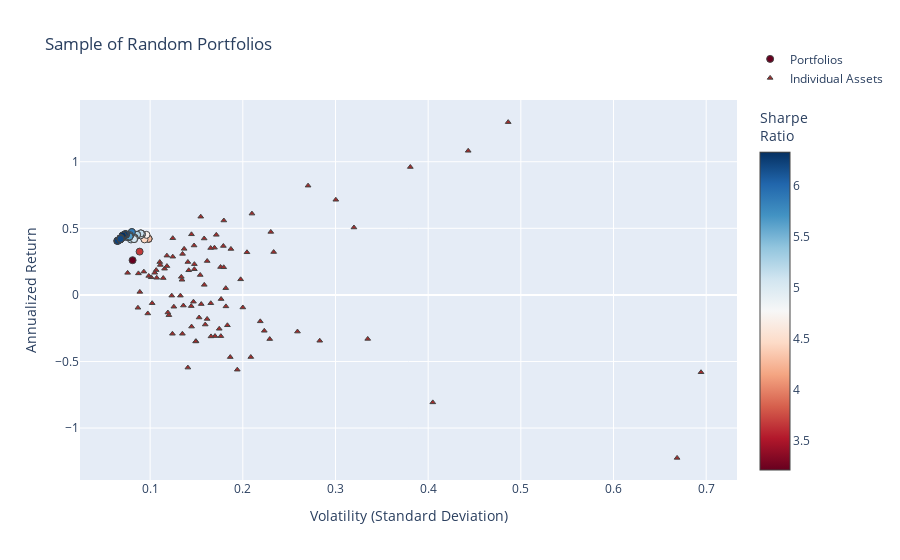

Notebook code for this chart:
### Code cell
fig = go.Figure()

fig.add_trace(go.Scatter(
    x=[p["variance"]**0.5 for p in total_portfolios],  # Convert variance to volatility
    y=[p["return"] for p in total_portfolios],
    mode='markers',
    marker=dict(
        color=[p["sharpe"] for p in total_portfolios],  # Sharpe Ratio
        showscale=True,
        size=7,
        line=dict(width=1),
        colorscale="RdBu",
        colorbar=dict(title="Sharpe<br>Ratio")
    ),
    hoverinfo='text',
    text=[
        f"Return: {p['return']:.3%}<br>Volatility: {p['variance']**0.5:.3f}<br>" +
        f"Sharpe Ratio: {p['return'] / (p['variance']**0.5):.3f}<br>" +
        "<br>".join([f"{p['tickers'][i]}: Weight={p['weights'][i]:.3f}" for i in range(len(p['tickers']))])
        for p in total_portfolios
    ],
    name="Portfolios"
))

fig.add_trace(go.Scatter(
    x=volatility,
    y=annualized_returns,
    mode='markers',
    hoverinfo='text',
    hovertext=[
        f"{name} <br>Volatility: {vol:.3f} <br>Returns: {ret:.3%} <br>Sharpe Ratio: {sr:.3f}"
        for name, vol, ret, sr in zip(names, volatility, annualized_returns, sharpe_ratios)
    ],
    marker=dict(
        color='brown',
        size=5,
        symbol='triangle-up',  # Sets the marker shape to a triangle
        line=dict(width=1)
    ),
    name="Individual Assets"
))

fig.update_layout(
    title='Sample of Random Portfolios',
    xaxis_title='Volatility (Standard Deviation)',
    yaxis_title='Annualized Return',
    legend=dict(y=5
    )
)


fig.show()

### Figure 1 — Plotly figure (JSON) as saved in the notebook; plotly's stock layout.template omitted (floating-point values rounded to 4 significant figures; data arrays with more than 128 entries replaced by an {"elided": "..."} marker saying what was removed)
{"data": [{"hoverinfo": "text", "marker": {"color": {"elided": "133 float values"}, "colorbar": {"title": {"text": "Sharpe<br>Ratio"}}, "colorscale": [[0, "rgb(103,0,31)"], [0.1, "rgb(178,24,43)"], [0.2, "rgb(214,96,77)"], [0.3, "rgb(244,165,130)"], [0.4, "rgb(253,219,199)"], [0.5, "rgb(247,247,247)"], [0.6, "rgb(209,229,240)"], [0.7, "rgb(146,197,222)"], [0.8, "rgb(67,147,195)"], [0.9, "rgb(33,102,172)"], [1, "rgb(5,48,97)"]], "line": {"width": 1}, "showscale": true, "size": 7}, "mode": "markers", "name": "Portfolios", "text": {"elided": "133 str values"}, "type": "scatter", "x": {"elided": "133 float values"}, "y": {"elided": "133 float values"}}, {"hoverinfo": "text", "hovertext": ["DHR_Close <br>Volatility: 0.126 <br>Returns: -8.871% <br>Sharpe Ratio: 4.017", "ABBV_Close <br>Volatility: 0.124 <br>Returns: 42.582% <br>Sharpe Ratio: 4.080", "ADBE_Close <br>Volatility: 0.155 <br>Returns: 58.725% <br>Sharpe Ratio: 4.080", "NKE_Close <br>Volatility: 0.259 <br>Returns: -27.547% <br>Sharpe Ratio: 4.322", "MA_Close <br>Volatility: 0.124 <br>Returns: 28.689% <br>Sharpe Ratio: 4.363", "KR_Close <br>Volatility: 0.405 <br>Returns: -80.708% <br>Sharpe Ratio: 4.363", "PFE_Close <br>Volatility: 0.098 <br>Returns: -13.932% <br>Sharpe Ratio: 4.266", "CAT_Close <br>Volatility: 0.233 <br>Returns: 32.197% <br>Sharpe Ratio: 4.266", "BAC_Close <br>Volatility: 0.223 <br>Returns: -26.944% <br>Sharpe Ratio: 4.266", "AMD_Close <br>Volatility: 0.694 <br>Returns: -58.090% <br>Sharpe Ratio: 4.546", "MCD_Close <br>Volatility: 0.145 <br>Returns: 45.502% <br>Sharpe Ratio: 4.301", "GM_Close <br>Volatility: 0.170 <br>Returns: -30.932% <br>Sharpe Ratio: 3.997", "AMZN_Close <br>Volatility: 0.171 <br>Returns: 45.113% <br>Sharpe Ratio: 4.066", "AMGN_Close <br>Volatility: 0.183 <br>Returns: -22.800% <br>Sharpe Ratio: 4.014", "DE_Close <br>Volatility: 0.179 <br>Returns: 36.750% <br>Sharpe Ratio: 3.997", "ETN_Close <br>Volatility: 0.141 <br>Returns: 24.707% <br>Sharpe Ratio: 4.602", "BMY_Close <br>Volatility: 0.182 <br>Returns: -8.623% <br>Sharpe Ratio: 4.301", "GOOG_Close <br>Volatility: 0.169 <br>Returns: 35.438% <br>Sharpe Ratio: 3.997", "T_Close <br>Volatility: 0.145 <br>Returns: -23.798% <br>Sharpe Ratio: 4.066", "ABT_Close <br>Volatility: 0.133 <br>Returns: -0.556% <br>Sharpe Ratio: 4.014", "INTC_Close <br>Volatility: 0.144 <br>Returns: -8.425% <br>Sharpe Ratio: 3.997", "MDT_Close <br>Volatility: 0.114 <br>Returns: 12.664% <br>Sharpe Ratio: 4.602", "CPB_Close <br>Volatility: 0.149 <br>Returns: -34.720% <br>Sharpe Ratio: 4.021", "UA_Close <br>Volatility: 0.335 <br>Returns: -33.044% <br>Sharpe Ratio: 4.546", "ZBH_Close <br>Volatility: 0.176 <br>Returns: 20.942% <br>Sharpe Ratio: 4.104", "EMR_Close <br>Volatility: 0.165 <br>Returns: -6.262% <br>Sharpe Ratio: 4.092", "K_Close <br>Volatility: 0.135 <br>Returns: -29.169% <br>Sharpe Ratio: 4.284", "HD_Close <br>Volatility: 0.134 <br>Returns: 11.373% <br>Sharpe Ratio: 4.135", "PM_Close <br>Volatility: 0.135 <br>Returns: 30.791% <br>Sharpe Ratio: 3.997", "V_Close <br>Volatility: 0.110 <br>Returns: 24.671% <br>Sharpe Ratio: 4.152", "ISRG_Close <br>Volatility: 0.180 <br>Returns: 55.877% <br>Sharpe Ratio: 3.997", "SYK_Close <br>Volatility: 0.116 <br>Returns: 19.679% <br>Sharpe Ratio: 4.556", "MO_Close <br>Volatility: 0.200 <br>Returns: -9.445% <br>Sharpe Ratio: 4.657", "F_Close <br>Volatility: 0.186 <br>Returns: -46.688% <br>Sharpe Ratio: 4.705", "VRTX_Close <br>Volatility: 0.486 <br>Returns: 129.746% <br>Sharpe Ratio: 4.705", "LMT_Close <br>Volatility: 0.107 <br>Returns: 18.608% <br>Sharpe Ratio: 4.657", "NEE_Close <br>Volatility: 0.105 <br>Returns: 16.637% <br>Sharpe Ratio: 4.906", "PEP_Close <br>Volatility: 0.087 <br>Returns: 16.167% <br>Sharpe Ratio: 4.705", "CMCSA_Close <br>Volatility: 0.154 <br>Returns: 14.957% <br>Sharpe Ratio: 4.657", "QCOM_Close <br>Volatility: 0.182 <br>Returns: 5.054% <br>Sharpe Ratio: 4.906", "TXN_Close <br>Volatility: 0.179 <br>Returns: 20.737% <br>Sharpe Ratio: 4.657", "CRM_Close <br>Volatility: 0.148 <br>Returns: 19.290% <br>Sharpe Ratio: 4.657", "WFC_Close <br>Volatility: 0.176 <br>Returns: -30.961% <br>Sharpe Ratio: 4.657", "AEP_Close <br>Volatility: 0.101 <br>Returns: 13.214% <br>Sharpe Ratio: 4.669", "NVDA_Close <br>Volatility: 0.443 <br>Returns: 108.208% <br>Sharpe Ratio: 4.657", "DUK_Close <br>Volatility: 0.089 <br>Returns: 2.265% <br>Sharpe Ratio: 4.677", "WMT_Close <br>Volatility: 0.148 <br>Returns: 23.079% <br>Sharpe Ratio: 4.666", "CSCO_Close <br>Volatility: 0.159 <br>Returns: -22.251% <br>Sharpe Ratio: 4.657", "HON_Close <br>Volatility: 0.099 <br>Returns: 14.235% <br>Sharpe Ratio: 4.835", "BIIB_Close <br>Volatility: 0.229 <br>Returns: -33.166% <br>Sharpe Ratio: 4.674", "AAPL_Close <br>Volatility: 0.162 <br>Returns: 25.461% <br>Sharpe Ratio: 4.884", "TMO_Close <br>Volatility: 0.142 <br>Returns: 18.499% <br>Sharpe Ratio: 4.657", "XOM_Close <br>Volatility: 0.120 <br>Returns: -15.220% <br>Sharpe Ratio: 5.135", "MMM_Close <br>Volatility: 0.118 <br>Returns: 21.628% <br>Sharpe Ratio: 4.705", "SAP_Close <br>Volatility: 0.147 <br>Returns: 37.099% <br>Sharpe Ratio: 4.657", "SRE_Close <br>Volatility: 0.107 <br>Returns: 12.842% <br>Sharpe Ratio: 4.906", "RDY_Close <br>Volatility: 0.283 <br>Returns: -34.437% <br>Sharpe Ratio: 4.657", "DIS_Close <br>Volatility: 0.123 <br>Returns: -0.543% <br>Sharpe Ratio: 4.657", "CVX_Close <br>Volatility: 0.149 <br>Returns: -34.967% <br>Sharpe Ratio: 4.657", "BA_Close <br>Volatility: 0.198 <br>Returns: 11.691% <br>Sharpe Ratio: 4.669", "MS_Close <br>Volatility: 0.219 <br>Returns: -19.860% <br>Sharpe Ratio: 4.657", "EXC_Close <br>Volatility: 0.136 <br>Returns: -8.000% <br>Sharpe Ratio: 4.677", "NFLX_Close <br>Volatility: 0.320 <br>Returns: 50.627% <br>Sharpe Ratio: 4.666", "GIS_Close <br>Volatility: 0.124 <br>Returns: -29.181% <br>Sharpe Ratio: 4.657", "MRK_Close <br>Volatility: 0.119 <br>Returns: -13.218% <br>Sharpe Ratio: 4.835", "PYPL_Close <br>Volatility: 0.210 <br>Returns: 61.041% <br>Sharpe Ratio: 4.674", "REGN_Close <br>Volatility: 0.300 <br>Returns: 71.439% <br>Sharpe Ratio: 4.884", "JPM_Close <br>Volatility: 0.162 <br>Returns: -18.067% <br>Sharpe Ratio: 4.657", "UNH_Close <br>Volatility: 0.118 <br>Returns: 29.482% <br>Sharpe Ratio: 5.135", "BTI_Close <br>Volatility: 0.204 <br>Returns: 32.001% <br>Sharpe Ratio: 4.657", "GILD_Close <br>Volatility: 0.153 <br>Returns: -16.977% <br>Sharpe Ratio: 4.657", "TSLA_Close <br>Volatility: 0.381 <br>Returns: 96.040% <br>Sharpe Ratio: 4.657", "SNAP_Close <br>Volatility: 0.669 <br>Returns: -122.379% <br>Sharpe Ratio: 4.804", "VZ_Close <br>Volatility: 0.175 <br>Returns: -25.448% <br>Sharpe Ratio: 4.657", "SO_Close <br>Volatility: 0.102 <br>Returns: -6.231% <br>Sharpe Ratio: 4.657", "KO_Close <br>Volatility: 0.076 <br>Returns: 16.553% <br>Sharpe Ratio: 4.669", "META_Close <br>Volatility: 0.158 <br>Returns: 42.367% <br>Sharpe Ratio: 4.657", "JNJ_Close <br>Volatility: 0.111 <br>Returns: 22.520% <br>Sharpe Ratio: 4.665", "ACN_Close <br>Volatility: 0.147 <br>Returns: -5.090% <br>Sharpe Ratio: 4.657", "RTX_Close <br>Volatility: 0.093 <br>Returns: 17.474% <br>Sharpe Ratio: 4.684", "BABA_Close <br>Volatility: 0.270 <br>Returns: 82.040% <br>Sharpe Ratio: 4.657", "EW_Close <br>Volatility: 0.230 <br>Returns: 47.299% <br>Sharpe Ratio: 4.841", "BSX_Close <br>Volatility: 0.134 <br>Returns: 13.570% <br>Sharpe Ratio: 4.725", "MSFT_Close <br>Volatility: 0.137 <br>Returns: 34.582% <br>Sharpe Ratio: 4.657", "GS_Close <br>Volatility: 0.209 <br>Returns: -46.653% <br>Sharpe Ratio: 4.700", "PG_Close <br>Volatility: 0.087 <br>Returns: -9.655% <br>Sharpe Ratio: 4.796", "IBM_Close <br>Volatility: 0.141 <br>Returns: -54.590% <br>Sharpe Ratio: 4.657", "COST_Close <br>Volatility: 0.194 <br>Returns: -56.160% <br>Sharpe Ratio: 5.045", "SYY_Close <br>Volatility: 0.155 <br>Returns: -6.895% <br>Sharpe Ratio: 4.669", "RMD_Close <br>Volatility: 0.177 <br>Returns: -3.113% <br>Sharpe Ratio: 4.657", "GOOGL_Close <br>Volatility: 0.165 <br>Returns: 35.197% <br>Sharpe Ratio: 4.657", "ORCL_Close <br>Volatility: 0.187 <br>Returns: 34.500% <br>Sharpe Ratio: 4.829", "GE_Close <br>Volatility: 0.166 <br>Returns: -31.166% <br>Sharpe Ratio: 4.657", "LLY_Close <br>Volatility: 0.158 <br>Returns: 7.553% <br>Sharpe Ratio: 4.657"], "marker": {"color": "brown", "line": {"width": 1}, "size": 5, "symbol": "triangle-up"}, "mode": "markers", "name": "Individual Assets", "type": "scatter", "x": [0.1256, 0.1244, 0.1546, 0.259, 0.1244, 0.405, 0.09751, 0.2333, 0.2232, 0.6944, 0.1446, 0.17, 0.1714, 0.1834, 0.179, 0.1407, 0.1818, 0.1694, 0.1447, 0.1327, 0.1444, 0.1141, 0.1495, 0.3348, 0.176, 0.1655, 0.1348, 0.1344, 0.135, 0.1104, 0.1795, 0.1156, 0.2001, 0.1865, 0.4864, 0.1066, 0.105, 0.08737, 0.1541, 0.1816, 0.1794, 0.1477, 0.1763, 0.1011, 0.4432, 0.08891, 0.1478, 0.1594, 0.09851, 0.2291, 0.1616, 0.1417, 0.1203, 0.1182, 0.1474, 0.1071, 0.283, 0.1233, 0.1492, 0.1977, 0.2189, 0.1359, 0.3199, 0.1241, 0.1191, 0.2099, 0.3004, 0.1615, 0.1181, 0.2045, 0.1529, 0.3808, 0.6686, 0.1746, 0.1022, 0.07573, 0.1583, 0.111, 0.1467, 0.09322, 0.2704, 0.2302, 0.1336, 0.1367, 0.2086, 0.08685, 0.1407, 0.1941, 0.1552, 0.1766, 0.1653, 0.1872, 0.1657, 0.1584], "y": [-0.08871, 0.4258, 0.5872, -0.2755, 0.2869, -0.8071, -0.1393, 0.322, -0.2694, -0.5809, 0.455, -0.3093, 0.4511, -0.228, 0.3675, 0.2471, -0.08623, 0.3544, -0.238, -0.005563, -0.08425, 0.1266, -0.3472, -0.3304, 0.2094, -0.06262, -0.2917, 0.1137, 0.3079, 0.2467, 0.5588, 0.1968, -0.09445, -0.4669, 1.297, 0.1861, 0.1664, 0.1617, 0.1496, 0.05054, 0.2074, 0.1929, -0.3096, 0.1321, 1.082, 0.02265, 0.2308, -0.2225, 0.1423, -0.3317, 0.2546, 0.185, -0.1522, 0.2163, 0.371, 0.1284, -0.3444, -0.005431, -0.3497, 0.1169, -0.1986, -0.08, 0.5063, -0.2918, -0.1322, 0.6104, 0.7144, -0.1807, 0.2948, 0.32, -0.1698, 0.9604, -1.224, -0.2545, -0.06231, 0.1655, 0.4237, 0.2252, -0.0509, 0.1747, 0.8204, 0.473, 0.1357, 0.3458, -0.4665, -0.09655, -0.5459, -0.5616, -0.06895, -0.03113, 0.352, 0.345, -0.3117, 0.07553]}], "layout": {"legend": {"y": 5}, "title": {"text": "Sample of Random Portfolios"}, "xaxis": {"title": {"text": "Volatility (Standard Deviation)"}}, "yaxis": {"title": {"text": "Annualized Return"}}}}
